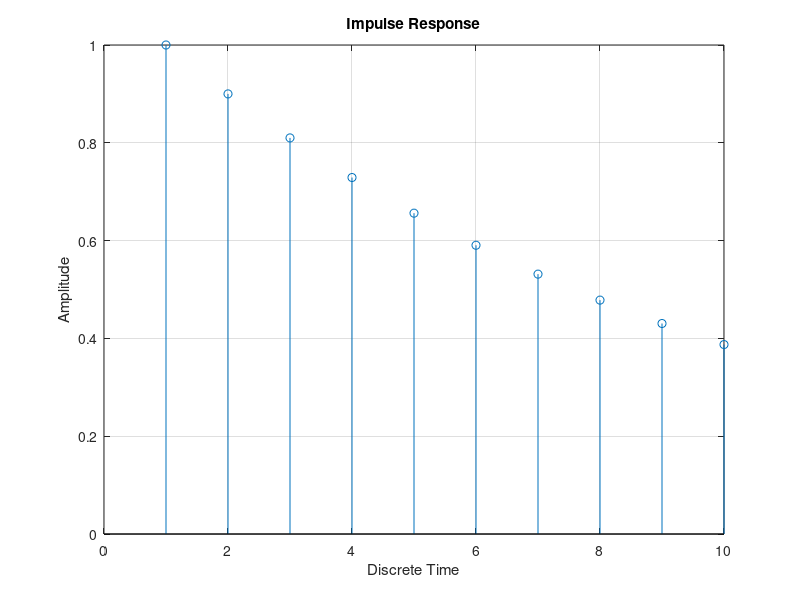
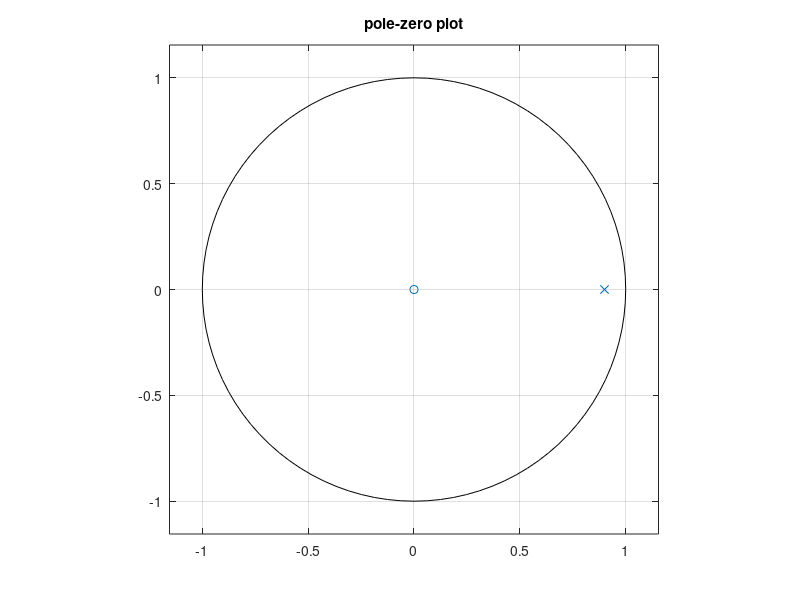
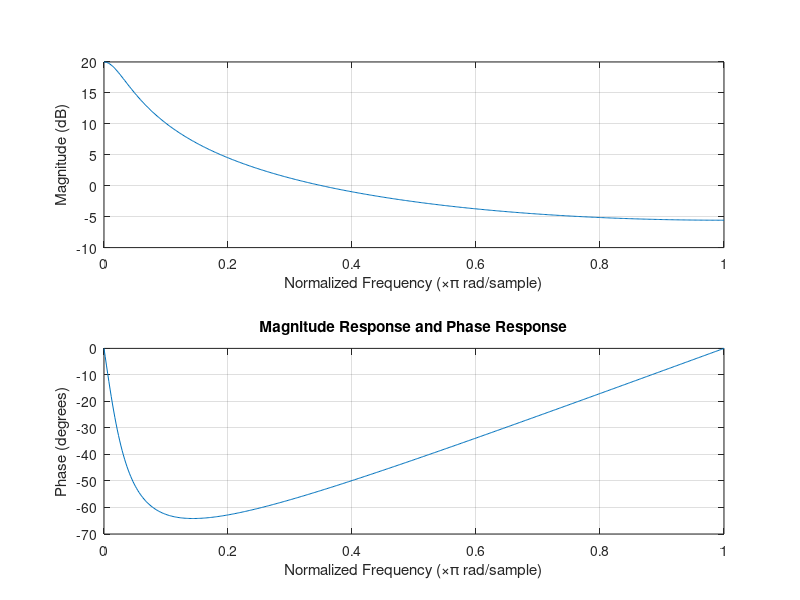

MATLAB code to generate these figures, in order:
x=[1,zeros(1,9)] %To simulate unit impulse
y(1)=x(1) %This is actually y(0)
y(2)=0.9*y(1)+x(2) %This is actually y(1)
for n=3:10
    y(n)=0.9*y(n-1)+x(n)
end

%To obtain impulse response using inbuilt command
a=[1,-0.9] %Coefficients of y(n) & y(n-1)
b=[1] %Coefficients of x(n)
x=[1,zeros(1,9)] %To simulate unit impulse
y1=filter(b,a,x) %To find the output due to unit impulse

%To plot the impulse response
stem(y)
grid on
xlabel('Discrete Time')
ylabel('Amplitude')
title('Impulse Response')

%To obtain pole-zero plot
a=[1,-0.9] %coefficients of y(n) and y(n-1)
b=[1] %coefficient of x(n)
figure
zplane(b,a)
title('pole-zero plot')

%To plot magnitude response and phase response
figure
freqz(b,a)
title('Magnitude Response and Phase Response')
